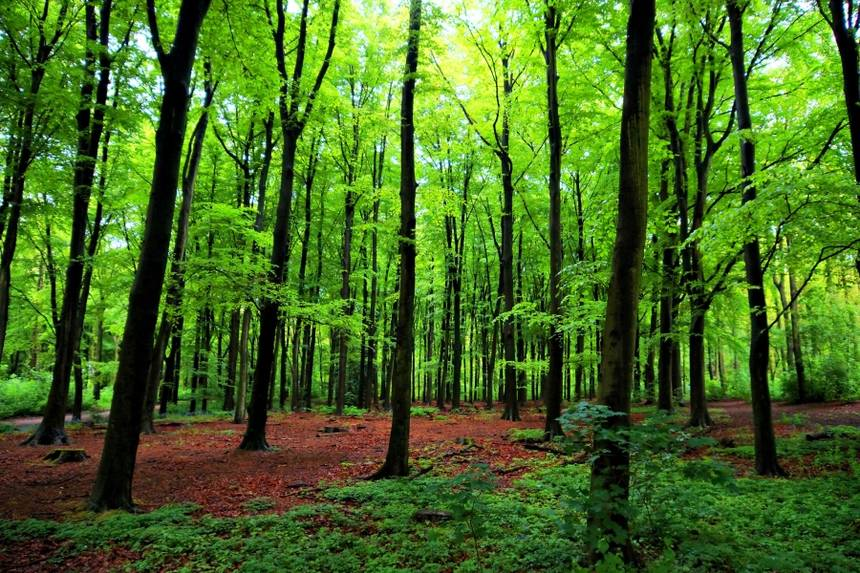
#> input picture tree.jpg, 860 x 573 px
$ jupyter execute 'COMP386 - HW1.ipynb'
#> lines starting #> are read from the running program, lines starting #| are printed output that depends on the picture
[cell 1]
import matplotlib.pyplot as plt
import matplotlib.image as mpimg
from PIL import Image
from numpy import*
import numpy as np
from skimage import color
from skimage import io

[cell 2]
def rgb2gray(rgb):
    return np.dot(rgb[...,:3], [0.299, 0.587, 0.114])

img = mpimg.imread('tree.jpg')
#> img is the input picture: shape (573, 860, 3); mean R, G, B 70.7, 106.8, 34.5
gray = rgb2gray(img)
#> in rgb2gray, `return np.dot(rgb[...,:3], [0.299, 0.587, 0.114])`:
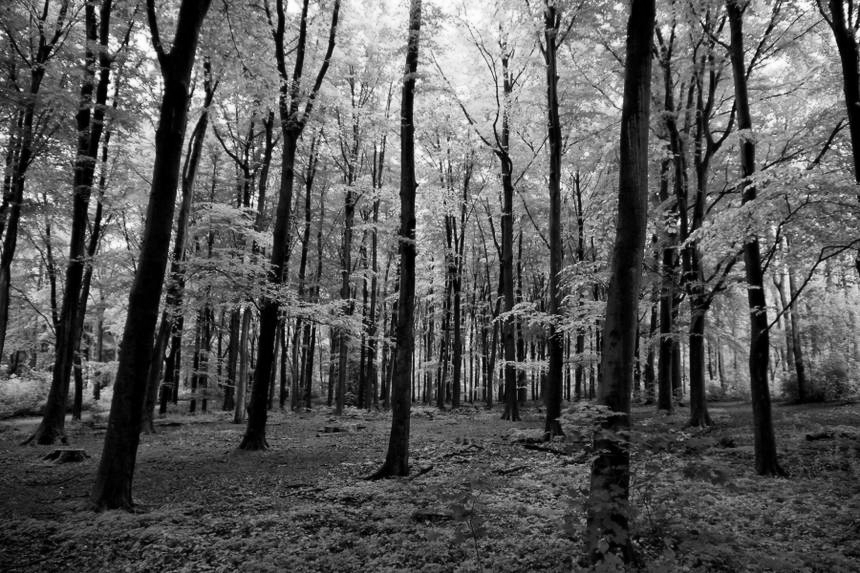
#> returned value: shape (573, 860) float64; min 0, max 254.8, mean 87.8
plt.imshow(gray, cmap = plt.get_cmap('gray'))
plt.show()

[cell 3]
def imageTo2DArray(img):
    temp=asarray(img)
    x=temp.shape[0]
#> x = 573
    y=temp.shape[1]
#> y = 860

    temp.resize((x,y)) # a 2D array
    print(temp)
#> (printed output is left out)

[cell 4]
imageTo2DArray(gray)

[cell 5]
def arrayToImage(array):
    plt.imshow(array, cmap="gray")
    plt.show()
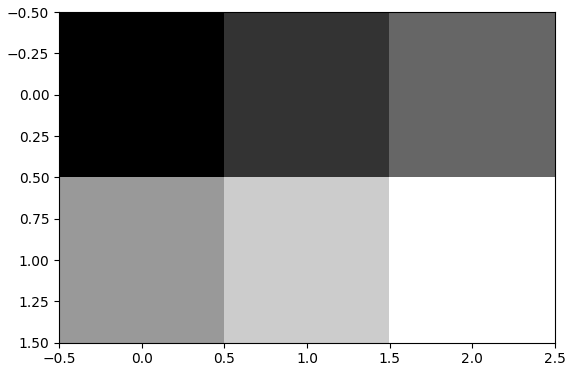
#> figure drawn by matplotlib, 1 panel

arrayToImage([[3,4,5],[6,7,8]])

$ run again, with bridge.jpg copied over tree.jpg
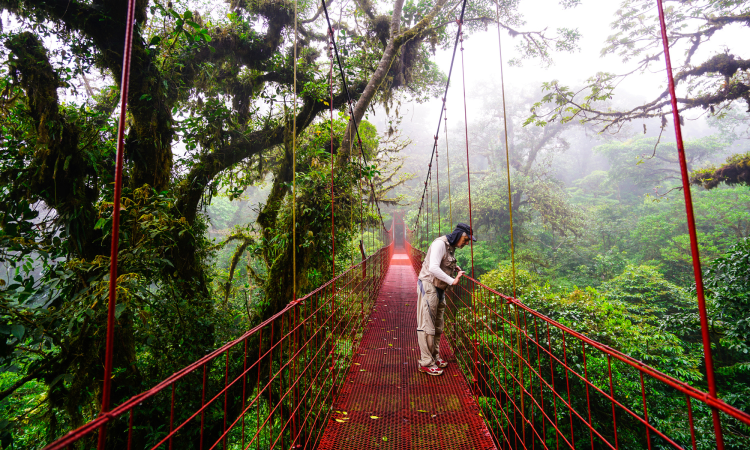
#> input picture bridge.jpg, 1500 x 900 px (shown at 1/2 size)
#> img is the input picture: shape (900, 1500, 3); mean R, G, B 105.9, 102.5, 80.2
#> in rgb2gray, `return np.dot(rgb[...,:3], [0.299, 0.587, 0.114])`:
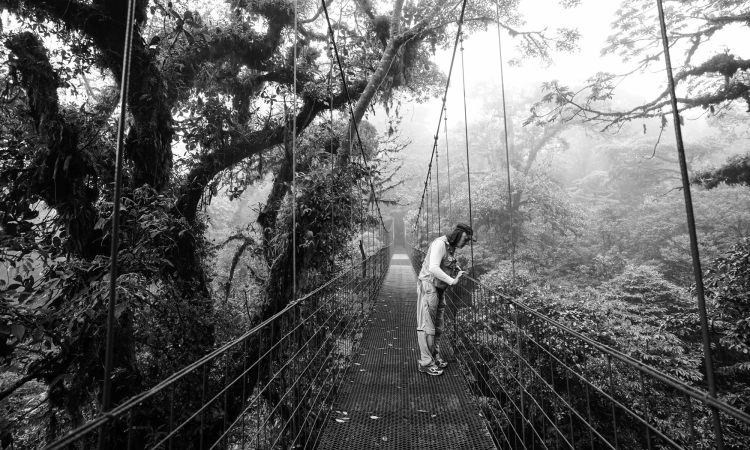
#> returned value: shape (900, 1500) float64 (shown at 1/2 size); min 0, max 255, mean 101
#> (printed output is left out)

$ run again, with flower.jpg copied over tree.jpg
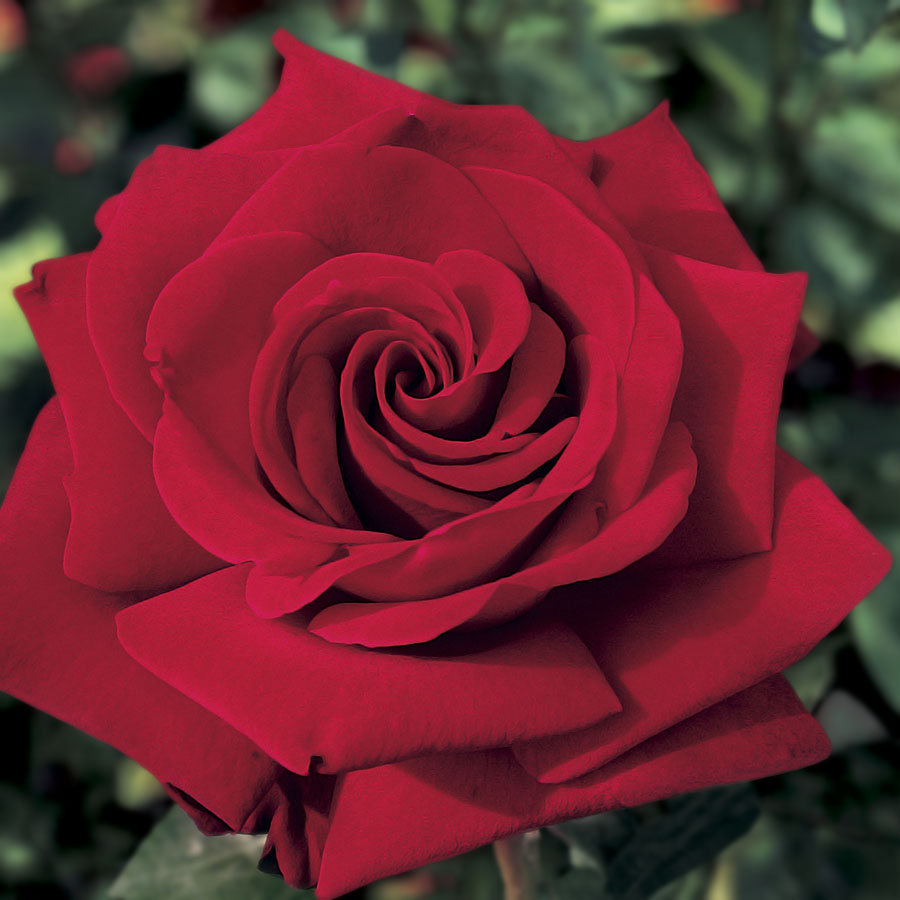
#> input picture flower.jpg, 900 x 900 px
#> img is the input picture: shape (900, 900, 3); mean R, G, B 107.6, 39.5, 47.8
#> in rgb2gray, `return np.dot(rgb[...,:3], [0.299, 0.587, 0.114])`:
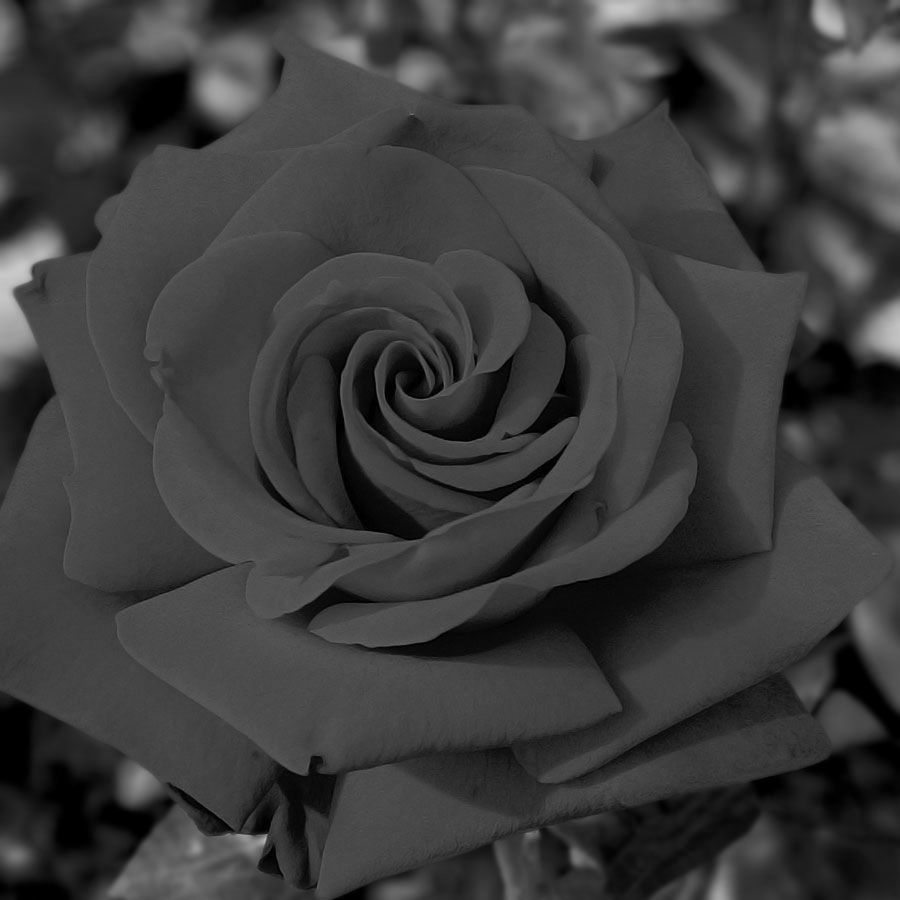
#> returned value: shape (900, 900) float64; min 0, max 202.1, mean 60.8
#> (printed output is left out)
